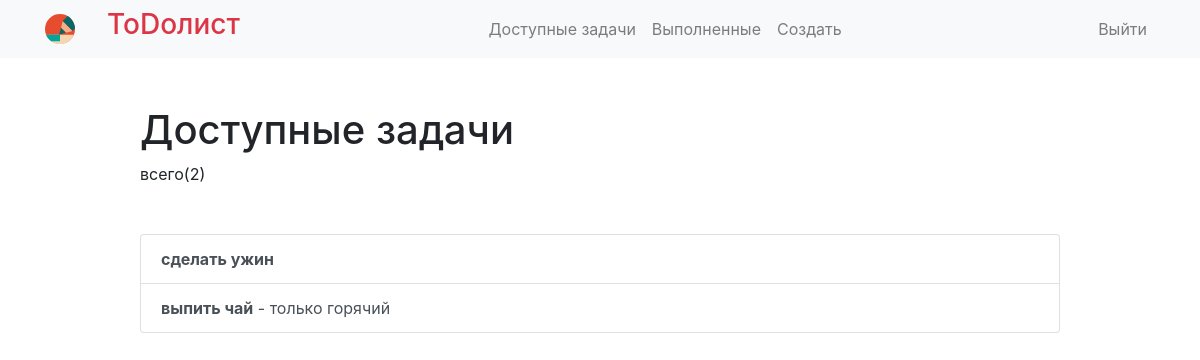
Before: /current/ (signed in) with the older database file.
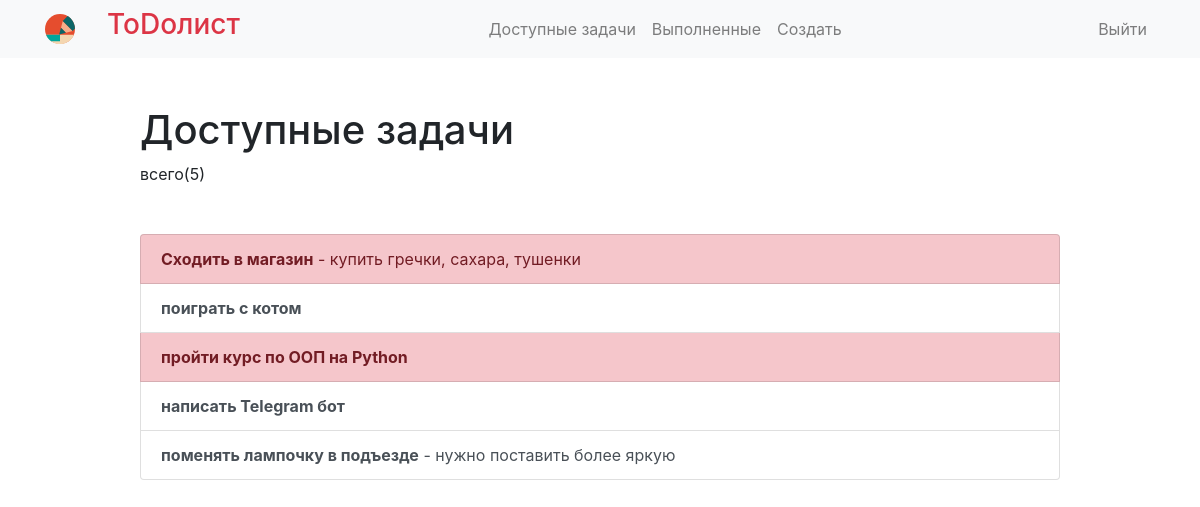
After: the same page with the newer database file.
### todo/models.py (models this page shows, shortened)
class Todo(models.Model):
    title = models.CharField(max_length=100)  # в заголовках небольше 200символов
    memo = models.TextField(blank=True)  # описание, blank=True - заполнение поля необязательное
    created = models.DateTimeField(auto_now=True)  # отображается не только дата, но и время
    datecompleted = models.DateTimeField(null=True, blank=True)
    important = models.BooleanField(default=False)  # важность задачи, по умолчанию не важная задача
    user = models.ForeignKey(User, on_delete=models.CASCADE)

### todo/views.py (the view)
# urls.py: path('current/', views.currenttodos, name='currenttodos'),  # отображение всех созданых пользователем дел или задач
@login_required
def currenttodos(request):
    todos = Todo.objects.filter(user=request.user, datecompleted__isnull=True)
    return render(request, 'todo/currenttodos.html', {'todos': todos})

### todo/templates/todo/currenttodos.html
{% extends 'todo/base.html' %}
{% block content %}
    <div class="row justify-content-center mt-5">
        <div class="col-md-10">
            {% if todos %}
                <h1>Доступные задачи</h1>
                всего({{ todos.count }})
            {% else %}
                           <h1>Доступные задачи</h1>
            {% endif %}
        </div>
    </div>
    <div class="row justify-content-center mt-5">
        <div class="col-md-10">
        {% if todos %}
            <div class="list-group">
                {% for todo in todos %}
                    <a href="{% url 'viewtodo' todo.id %}"
                       class="list-group-item list-group-item-action
                       {% if todo.important %} list-group-item-danger{% endif %}">
                        <b>{{ todo.title }}</b>
                        {% if todo.memo %} - {{ todo.memo|truncatechars:30 }}{% endif %}
                    </a>
                {% endfor %}
            </div>
        {% else %}
            <div class="text-center">
                <h2>Похоже, у Вас нет задач! Вы хорошо поработали!</h2>
            <br>
            <a role="button" class="btn btn-primary" href="{% url 'createtodo' %}">Новая задача</a>
            </div>
        {% endif %}
        </div>
    </div>
{% endblock %}

### todo/templates/todo/base.html (shortened to what this page needs)
{% load static %}
<html lang="en">
<head>
    <link rel="stylesheet" href="https://stackpath.bootstrapcdn.com/bootstrap/4.4.1/css/bootstrap.min.css">
</head>
<body>
<nav class="navbar navbar-expand-md navbar-light bg-light">
<div class="container">
    <a class="navbar-brand" href="{% url 'home' %}" >
         <img src="{% static 'todo/write-svgrepo-com.svg' %}" width="30" height="30" class="d-inline-block align-top">
        <span><h3> <a href="{% url 'home' %}" class="text-danger">ToDoлист</a></h3></span>
    </a>
    <div class="collapse navbar-collapse" id="navbarNav">
    {% if user.is_authenticated %}
        <ul class="navbar-nav ml-auto">
                <li class="nav-item {{ current }}">
                    <a class="nav-link" href="{% url 'currenttodos' %}">Доступные задачи</a>
                </li>
                <li class="nav-item {{ completed }}">
                    <a class="nav-link" href="{% url 'completedtodos' %}">Выполненные</a>
                </li>
                <li class="nav-item {{ create }}">
                    <a class="nav-link" href="{% url 'createtodo' %}">Создать</a>
                </li>
        </ul>
    {% endif %}
    <ul class="navbar-nav ml-auto">
            {% if user.is_authenticated %}
                <li class="nav-item">
                    <a href="#" onclick="$('#signOutBtn').click()" class="nav-link">Выйти</a>
                </li>
            {% endif %}
        </ul>
    </div>
</div>
</nav>
<div class="container">
{% block content %}{% endblock %}
</div>
</body>
</html>

Changed rows visible on the page:
removed Todo: title "сделать ужин"
removed Todo: title "выпить чай", memo "только горячий"
added Todo: title "Сходить в магазин", memo "купить гречки, сахара, тушенки", important True (drawn)
added Todo: title "поиграть с котом"
added Todo: title "пройти курс по ООП на Python", important True (drawn)
added Todo: title "написать Telegram бот"
added Todo: title "поменять лампочку в подъезде", memo "нужно поставить более яркую"
Other visible differences:
{{ todos.count }}: "2" → "5"
